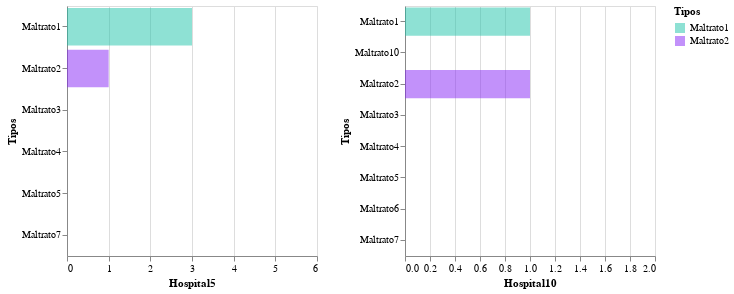

The notebook cell saved with this chart:
### Code cell
chart = alt.Chart(df_tr).mark_bar(color='blue').encode(
        alt.X("Hospital18:Q", title='Hospital'),
        alt.Y("Tipos:N", title='Tipos', sort=alt.EncodingSortField(field="Hospital18", op="count", order='ascending')),
        tooltip="Maltratos").interactive().properties(title='Maltratos por Hospital')


# Interactive
source = df_tr

selector = alt.selection_single(empty='all', fields=['Tipos'])

color_scale = alt.Scale(domain=['Maltrato1', 'Maltrato2'],
                        range=['#1FC3AA', '#8624F5'])

base = alt.Chart(source).properties(
    width=250,
    height=250
).add_selection(selector)

points = base.mark_bar(opacity=0.5, thickness=100).encode(
    x=alt.X('Hospital5:Q'),
    y=alt.Y('Tipos:N'),
    color=alt.Color('Tipos:N',
                    scale=color_scale)
)

hists = base.mark_bar(opacity=0.5, thickness=100).encode(
    x=alt.X('Hospital10:Q'),
    y=alt.Y('Tipos:N'),
    color=alt.Color('Tipos:N',
                    scale=color_scale)
).transform_filter(
    selector
)


points | hists

### Figure 1 — Vega-Lite specification as saved in the notebook (floating-point values rounded to 4 significant figures)
{"config": {"view": {"continuousWidth": 400, "continuousHeight": 300}}, "hconcat": [{"mark": {"type": "bar", "opacity": 0.5, "thickness": 100}, "encoding": {"color": {"type": "nominal", "field": "Tipos", "scale": {"domain": ["Maltrato1", "Maltrato2"], "range": ["#1FC3AA", "#8624F5"]}}, "x": {"type": "quantitative", "field": "Hospital5"}, "y": {"type": "nominal", "field": "Tipos"}}, "height": 250, "selection": {"selector110": {"type": "single", "empty": "all", "fields": ["Tipos"]}}, "width": 250}, {"mark": {"type": "bar", "opacity": 0.5, "thickness": 100}, "encoding": {"color": {"type": "nominal", "field": "Tipos", "scale": {"domain": ["Maltrato1", "Maltrato2"], "range": ["#1FC3AA", "#8624F5"]}}, "x": {"type": "quantitative", "field": "Hospital10"}, "y": {"type": "nominal", "field": "Tipos"}}, "height": 250, "selection": {"selector110": {"type": "single", "empty": "all", "fields": ["Tipos"]}}, "transform": [{"filter": {"selection": "selector110"}}], "width": 250}], "data": {"name": "data-a742929001695de66a61716d96ce18bc"}, "$schema": "https://vega.github.io/schema/vega-lite/v4.8.1.json", "datasets": {"data-a742929001695de66a61716d96ce18bc": [{"Tipos": "Maltrato1", "Maltratos": "Te llamaron por sobrenombres o diminutivos (mamita, niña, gorda, negra, etc)", "Hospital0": 1.0, "Hospital1": 1.0, "Hospital2": 2.0, "Hospital3": 19.0, "Hospital4": 3.0, "Hospital5": 3.0, "Hospital6": 1.0, "Hospital7": 1.0, "Hospital8": 3.0, "Hospital9": 10.0, "Hospital10": 1.0, "Hospital11": 2.0, "Hospital12": 2.0, "Hospital13": 3.0, "Hospital14": 3.0, "Hospital15": 6.0, "Hospital16": 1.0, "Hospital17": 2.0, "Hospital18": 14.0}, {"Tipos": "Maltrato2", "Maltratos": "Se burlaron de ti", "Hospital0": null, "Hospital1": null, "Hospital2": 1.0, "Hospital3": 8.0, "Hospital4": 2.0, "Hospital5": 1.0, "Hospital6": null, "Hospital7": 1.0, "Hospital8": 2.0, "Hospital9": 4.0, "Hospital10": 1.0, "Hospital11": 2.0, "Hospital12": 1.0, "Hospital13": 1.0, "Hospital14": 1.0, "Hospital15": 3.0, "Hospital16": null, "Hospital17": 1.0, "Hospital18": 4.0}, {"Tipos": "Maltrato3", "Maltratos": "Te dijeron que no explícitamente a algo que pediste", "Hospital0": null, "Hospital1": 1.0, "Hospital2": 1.0, "Hospital3": 22.0, "Hospital4": 3.0, "Hospital5": 5.0, "Hospital6": null, "Hospital7": 2.0, "Hospital8": 1.0, "Hospital9": 9.0, "Hospital10": 2.0, "Hospital11": 2.0, "Hospital12": 1.0, "Hospital13": 4.0, "Hospital14": 1.0, "Hospital15": 6.0, "Hospital16": null, "Hospital17": 1.0, "Hospital18": 17.0}, {"Tipos": "Maltrato4", "Maltratos": "Te hablaron en voz alta de modo grosero", "Hospital0": null, "Hospital1": 1.0, "Hospital2": 1.0, "Hospital3": 27.0, "Hospital4": 4.0, "Hospital5": 6.0, "Hospital6": 1.0, "Hospital7": 1.0, "Hospital8": 3.0, "Hospital9": 10.0, "Hospital10": 2.0, "Hospital11": 2.0, "Hospital12": 2.0, "Hospital13": 5.0, "Hospital14": 1.0, "Hospital15": 9.0, "Hospital16": 1.0, "Hospital17": 1.0, "Hospital18": 27.0}, {"Tipos": "Maltrato5", "Maltratos": "Ignoraron algo que les pediste", "Hospital0": null, "Hospital1": 1.0, "Hospital2": 1.0, "Hospital3": 18.0, "Hospital4": 4.0, "Hospital5": 5.0, "Hospital6": null, "Hospital7": 1.0, "Hospital8": 3.0, "Hospital9": 9.0, "Hospital10": 2.0, "Hospital11": 2.0, "Hospital12": 2.0, "Hospital13": 4.0, "Hospital14": null, "Hospital15": 7.0, "Hospital16": 1.0, "Hospital17": 1.0, "Hospital18": 16.0}, {"Tipos": "Maltrato6", "Maltratos": "Te dieron golpes, sacudidas, empujones", "Hospital0": null, "Hospital1": null, "Hospital2": 1.0, "Hospital3": null, "Hospital4": 1.0, "Hospital5": null, "Hospital6": null, "Hospital7": null, "Hospital8": 1.0, "Hospital9": null, "Hospital10": 1.0, "Hospital11": 2.0, "Hospital12": 1.0, "Hospital13": 1.0, "Hospital14": null, "Hospital15": 1.0, "Hospital16": null, "Hospital17": null, "Hospital18": 1.0}, {"Tipos": "Maltrato7", "Maltratos": "Te dijeron que estabas poniendo en riesgo a tu hijo/a", "Hospital0": null, "Hospital1": null, "Hospital2": 1.0, "Hospital3": 16.0, "Hospital4": 3.0, "Hospital5": 1.0, "Hospital6": null, "Hospital7": 1.0, "Hospital8": 1.0, "Hospital9": 3.0, "Hospital10": 2.0, "Hospital11": 2.0, "Hospital12": 2.0, "Hospital13": 2.0, "Hospital14": null, "Hospital15": 3.0, "Hospital16": 2.0, "Hospital17": 1.0, "Hospital18": 12.0}, {"Tipos": "Maltrato8", "Maltratos": "Te culparon por situaciones ocurridas en el nacimiento", "Hospital0": null, "Hospital1": null, "Hospital2": null, "Hospital3": 3.0, "Hospital4": null, "Hospital5": null, "Hospital6": null, "Hospital7": 1.0, "Hospital8": 2.0, "Hospital9": 2.0, "Hospital10": null, "Hospital11": null, "Hospital12": 1.0, "Hospital13": null, "Hospital14": null, "Hospital15": 1.0, "Hospital16": 1.0, "Hospital17": null, "Hospital18": 3.0}, {"Tipos": "Maltrato9", "Maltratos": "Te amenazaron", "Hospital0": null, "Hospital1": null, "Hospital2": null, "Hospital3": 1.0, "Hospital4": 1.0, "Hospital5": null, "Hospital6": null, "Hospital7": null, "Hospital8": 1.0, "Hospital9": 1.0, "Hospital10": null, "Hospital11": null, "Hospital12": 1.0, "Hospital13": 1.0, "Hospital14": null, "Hospital15": 1.0, "Hospital16": null, "Hospital17": null, "Hospital18": 3.0}, {"Tipos": "Maltrato10", "Maltratos": "Otro tipo de maltrato", "Hospital0": 1.0, "Hospital1": 1.0, "Hospital2": null, "Hospital3": 17.0, "Hospital4": 1.0, "Hospital5": null, "Hospital6": 1.0, "Hospital7": 1.0, "Hospital8": 1.0, "Hospital9": 2.0, "Hospital10": 1.0, "Hospital11": 1.0, "Hospital12": 2.0, "Hospital13": 5.0, "Hospital14": null, "Hospital15": 4.0, "Hospital16": null, "Hospital17": 2.0, "Hospital18": 18.0}]}}
